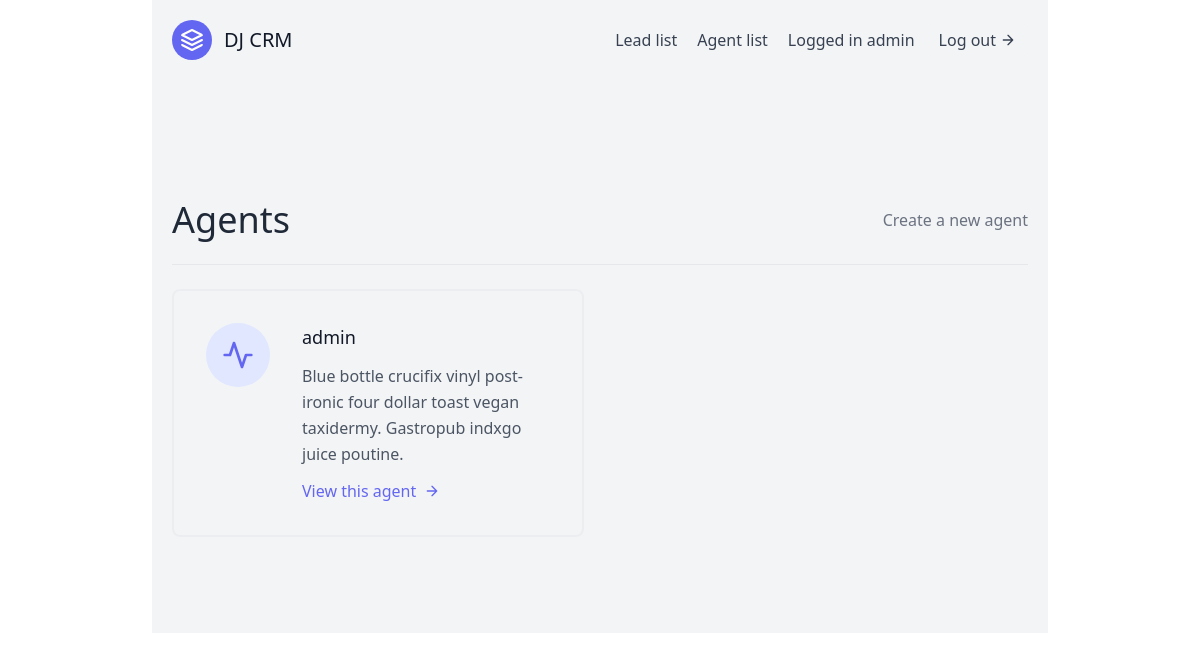
/agents/ (signed in), run on an earlier commit of the app's database.
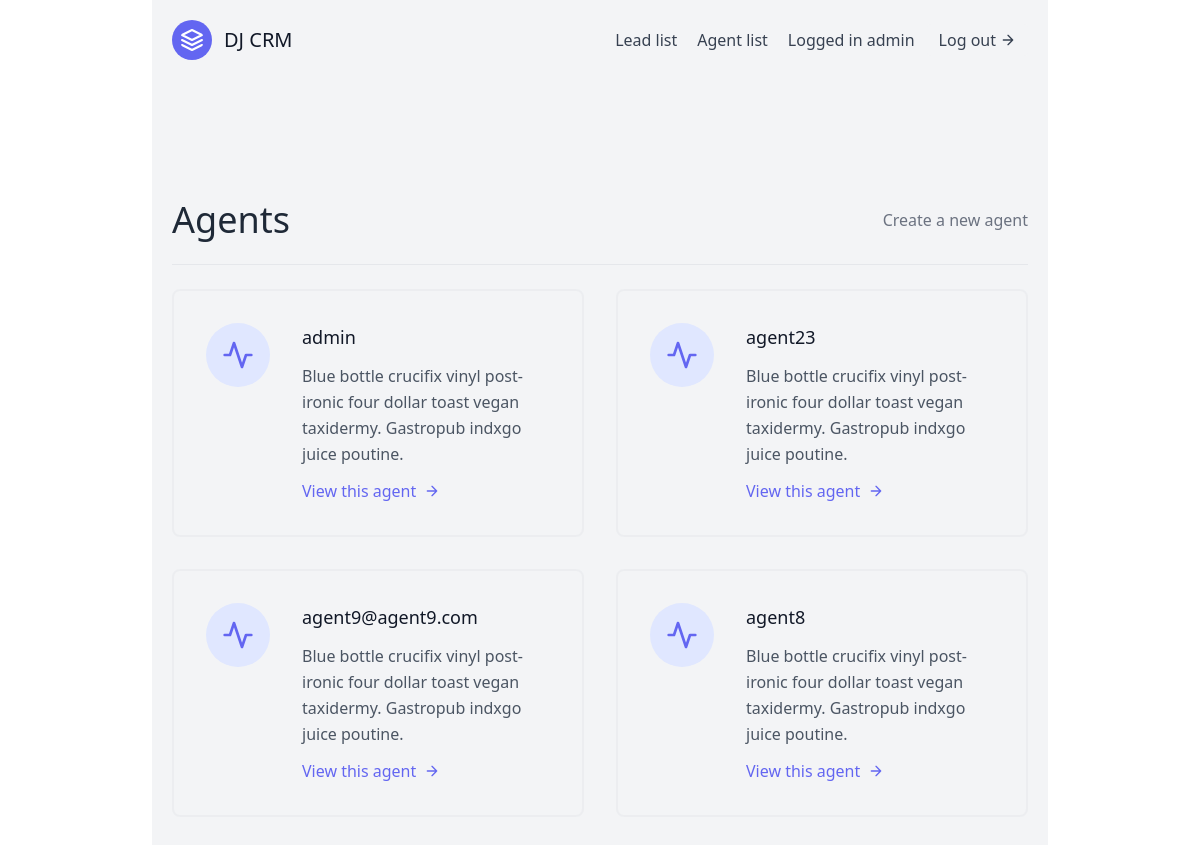
And on a later commit of the database.
### leads/models.py (models this page shows, shortened)
class User(AbstractUser):
	is_organisor = models.BooleanField(default=True)
	is_agent = models.BooleanField(default=False)

class Agent(models.Model):
	user = models.OneToOneField(User, on_delete=models.CASCADE)
	organisation = models.ForeignKey(UserProfile, on_delete=models.CASCADE)

### agents/views.py (the view)
# urls.py: path('', AgentListView.as_view(), name='agent-list'),
class AgentListView(OrganisorAndLoginRequiredMixin, generic.ListView):
	template_name = "agents/agent_list.html"
	def get_queryset(self):
		organisation = self.request.user.userprofile
		return Agent.objects.filter(organisation=organisation)

### agents/mixins.py (called while the page is built)
	def dispatch(self, request, *args, **kwargs):
		if not request.user.is_authenticated or not request.user.is_organisor:
			return redirect("leads:lead-list")
		return super().dispatch(request, *args, **kwargs)

### agents/templates/agents/agent_list.html (shortened to what this page needs)
{% extends "base.html" %}
{% block content %}
	<section class="text-gray-600 body-font">
	  <div class="container px-5 py-24 mx-auto flex flex-wrap">
	  	<div class="w-full mb-6 py-6 flex justify-between items-center border-b border-gray-200">
	  		<div>
	  			<h1 class="text-4xl text-gray-800">Agents</h1>
	  		</div>
	  		<div>
	  			<a class="text-gray-500 hover:text-blue-500" href="{% url 'agents:agent-create' %}">Create a new agent</a>
	  		</div>
	  	</div>
		    <div class="flex flex-wrap -m-4">
		    {% for agent in object_list %}
		      <div class="p-4 lg:w-1/2 md:w-full">
		        <div class="flex border-2 rounded-lg border-gray-200 border-opacity-50 p-8 sm:flex-row flex-col">
		          <div class="w-16 h-16 sm:mr-8 sm:mb-0 mb-4 inline-flex items-center justify-center rounded-full bg-indigo-100 text-indigo-500 flex-shrink-0">
		            <svg fill="none" stroke="currentColor" stroke-linecap="round" stroke-linejoin="round" stroke-width="2" class="w-8 h-8" viewBox="0 0 24 24">
		              <path d="M22 12h-4l-3 9L9 3l-3 9H2"></path>
		            </svg>
		          </div>
		          <div class="flex-grow">
		            <h2 class="text-gray-900 text-lg title-font font-medium mb-3">
		            	{{ agent.user.username }}
		        	</h2>
		            <p class="leading-relaxed text-base">
		            	Blue bottle crucifix vinyl post-ironic four dollar toast vegan taxidermy. Gastropub indxgo juice poutine.
		        	</p>
		            <a href="{% url 'agents:agent-detail' agent.pk %}" class="mt-3 text-indigo-500 inline-flex items-center">
		            	View this agent
		              	<svg fill="none" stroke="currentColor" stroke-linecap="round" stroke-linejoin="round" stroke-width="2" class="w-4 h-4 ml-2" viewBox="0 0 24 24">
		                	<path d="M5 12h14M12 5l7 7-7 7"></path>
		              	</svg>
		            </a>
		          </div>
		        </div>
		      </div>
		      {% endfor %}
		    </div>
	  </div>
	</section>
{% endblock content %}

### templates/base.html (shortened to what this page needs)
{% load static %}
<!DOCTYPE html>
<html lang='en'>
<head>
	<link href="{% static 'css/styles.css' %}" rel="stylesheet" />
	<link href="https://unpkg.com/tailwindcss@^2/dist/tailwind.min.css" rel="stylesheet">
</head>
<body>
	<div class="max-w-4xl mx-auto bg-gray-100">
	{% include 'navbar.html' %}
	{% block content %}
	{% endblock content %}
	</div>
</body>
</html>

### templates/navbar.html (shortened to what this page needs)
<header class="text-gray-700 body-font">
  <div class="container mx-auto flex flex-wrap p-5 flex-col md:flex-row items-center">
    <a class="flex title-font font-medium items-center text-gray-900 mb-4 md:mb-0">
      <svg xmlns="http://www.w3.org/2000/svg" fill="none" stroke="currentColor" stroke-linecap="round" stroke-linejoin="round" stroke-width="2" class="w-10 h-10 text-white p-2 bg-indigo-500 rounded-full" viewBox="0 0 24 24">
        <path d="M12 2L2 7l10 5 10-5-10-5zM2 17l10 5 10-5M2 12l10 5 10-5"></path>
      </svg>
      <span class="ml-3 text-xl">DJ CRM</span>
    </a>
    <nav class="md:ml-auto flex flex-wrap items-center text-base justify-center">
      {% if not request.user.is_authenticated %}
      <a href="{% url 'signup' %}"class="mr-5 hover:text=grey=900">Signup</a>
      {% else %}
      <a href="{% url 'leads:lead-list' %}" class="mr-5 hover:text-gray-900">Lead list
       {% if request.user.is_organisor %}
      <a href="{% url 'agents:agent-list' %}" class="mr-5 hover:text-gray-900">Agent list
        {% endif %}
      {% endif %}
      </a>
    </nav>
    {% if request.user.is_authenticated %}
      Logged in {{ request.user.username }}
    <a href="{% url 'logout' %}" class="ml-3 inline-flex items-center bg-gray-100 border-0 py-1 px-3 focus:outline-none hover:bg-gray-200 rounded text-base mt-4 md:mt-0">Log out
      <svg fill="none" stroke="currentColor" stroke-linecap="round" stroke-linejoin="round" stroke-width="2" class="w-4 h-4 ml-1" viewBox="0 0 24 24">
        <path d="M5 12h14M12 5l7 7-7 7"></path>
      </svg>
    </a>
    {% endif %}
  </div>
</header>

### templates/scripts.html (shortened to what this page needs)
{% load static %}

What changed in the data, as far as the page shows it:
added Agent: user.username "agent23"
added Agent: user.username "agent9@agent9.com"
added Agent: user.username "agent8"
